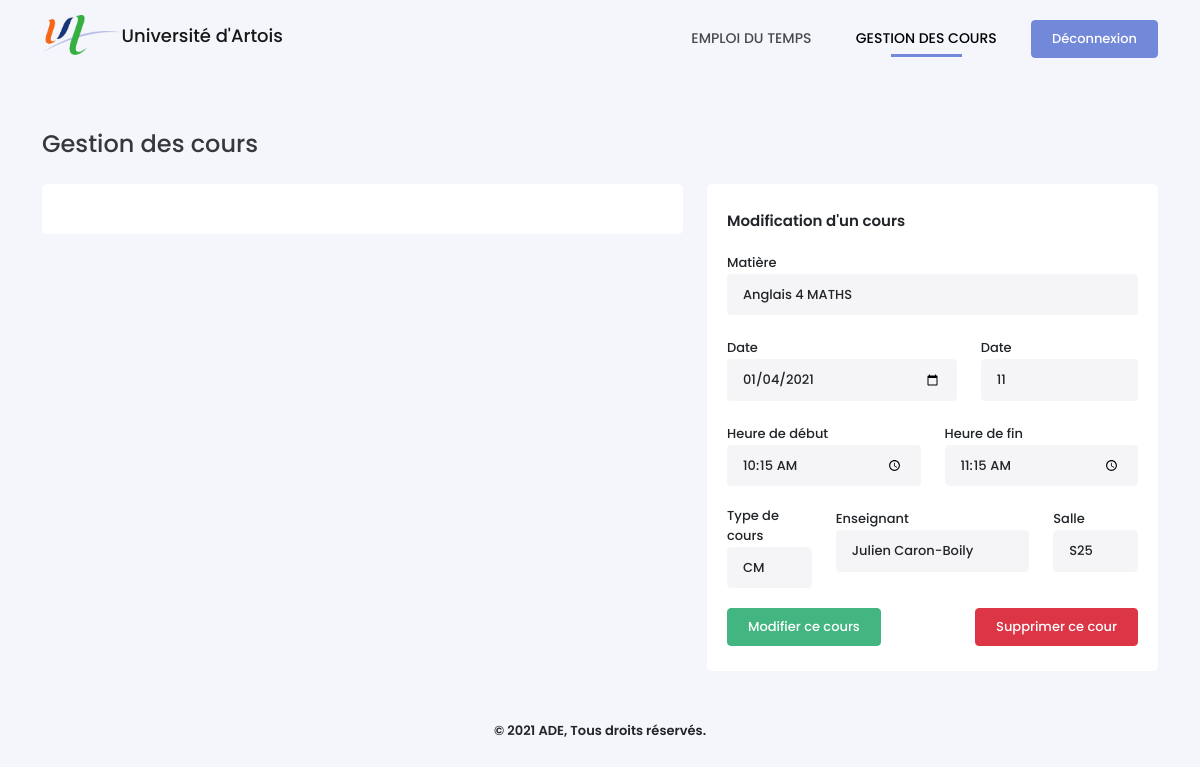
The app's page /gestion.php?courID=1 (signed in) with its own data.
### tables this page shows
CREATE TABLE Cours (
    CourID INTEGER PRIMARY KEY AUTOINCREMENT,
    DateDebut VARCHAR(30) NOT NULL,
    NbSemaines INTEGER NOT NULL,
    HeureDebut time NOT NULL,
    HeureFin time NOT NULL,
    TypeID INTEGER NOT NULL,
    SalleID INTEGER NOT NULL,
    UsagerID INTEGER NOT NULL,
    MatiereID INTEGER NOT NULL,
    CONSTRAINT cour_type_fk FOREIGN KEY (TypeID) REFERENCES TypeCours(TypeID) ON DELETE CASCADE,
    CONSTRAINT cour_salle_fk FOREIGN KEY (SalleID) REFERENCES Salles(SalleID) ON DELETE CASCADE
    CONSTRAINT cour_enseignant_fk FOREIGN KEY (UsagerID) REFERENCES Usagers(UsagerID) ON DELETE CASCADE,
    CONSTRAINT cour_matiere_fk FOREIGN KEY (MatiereID) REFERENCES Matieres(MatiereID) ON DELETE CASCADE
);

CREATE TABLE TypeCours (
    TypeID INTEGER PRIMARY KEY AUTOINCREMENT,
    NomType VARCHAR NOT NULL
);

CREATE TABLE Salles (
    SalleID INTEGER PRIMARY KEY AUTOINCREMENT,
    NomSalle VARCHAR NOT NULL
);

### gestion.php (the view, shortened to what this page needs)
<?php
require_once('./src/Planning/FormEvent.php');
?>
<!DOCTYPE html>
<html lang="fr-FR">
<head>
    <link type="text/css" rel="stylesheet" href="./assets/css/icons.min.css">
    <link type="text/css" rel="stylesheet" href="./assets/css/bootstrap.min.css">
    <link type="text/css" rel="stylesheet" href="./assets/css/style.css">
</head>
<body>
    <?php require_once('./views/header.php') ?>
    <div class="container">
        <h4>Gestion des cours</h4>
        <div class="row">
            <div class="col-md-7">
                <div class="box-content">
                </div>
            </div>
            <div class="col-md-5">
                <div class="box-content">
                    <?php
                    $cEvents = $bdd->prepare('SELECT * FROM Cours WHERE CourID = :id');
                    $cEvents->execute(array(':id' => isset($_GET['courID']) ? $_GET['courID'] : ''));
                    $cEvent = $cEvents->fetch();
                    if(empty($_GET['courID'])) {?>
                    <div class="content-title">Ajouter un cours</div>
                    <form method="POST" id="form_addEvent">
                        <div class="alert" style="display:none"></div>
                        <div class="row">
                            <div class="form-group">
                                <label for="matter">Matière</label>
                                <select name="matter" id="" class="form-control">
                                    <?php
                                    $option = '';
                                    if($_SESSION['rang'] == 2) {
                                        $option = 'INNER JOIN Enseigne ON Matieres.MatiereID = Enseigne.MatiereID AND UsagerID = "'.$_SESSION['id'].'"';
                                    }
                                    $sMatieres = $bdd->query('SELECT * FROM Matieres '.$option. ' ORDER BY NomMatiere');
                                    while($aMatieres = $sMatieres->fetch()) {
                                        echo '<option value="'.$aMatieres['MatiereID'].'">'.htmlspecialchars($aMatieres['NomMatiere']).'</option>';
                                    } ?>
                                </select>
                            </div>
                            <div class="col-md-7 form-group" id="firstdate">
                                <label for="firstdate">Date</label>
                                <input type="date" name="firstdate" class="form-control">
                                <small class="invalid-feedback"></small>
                            </div>
                            <div class="col-md-5 form-group" id="nbweek">
                                <label for="nbweek">Nombre de semaine</label>
                                <input type="number" name="nbweek" class="form-control" value="1">
                                <small class="invalid-feedback"></small>
                            </div>
                            <div class="col-md-6 form-group" id="start">
                                <label for="start">Heure de début</label>
                                <input type="time" name="start" class="form-control">
                                <small class="invalid-feedback"></small>
                            </div>
                            <div class="col-md-6 form-group" id="end">
                                <label for="end">Heure de fin</label>
                                <input type="time" name="end" class="form-control">
                                <small class="invalid-feedback"></small>
                            </div>
                            <div class="col-md-3 form-group">
                                <label for="type">Type de cours</label>
                                <select name="type" class="form-control">
                                    <?php $query = $bdd->query('SELECT * FROM TypeCours');
                                        while ($row = $query->fetch()){
                                            echo '<option value="' . $row['TypeID'].'">' . htmlspecialchars($row['NomType']) . '</option>';
                                        }
                                    ?>
                                </select>
                            </div>
                            <div class="col-md-6 form-group">
                                <label for="user">Enseignant</label>
                                <select name="user" class="form-control">
                                    <?php if($_SESSION['rang'] == 2) {
                                            $sql = 'AND UsagerID = "'.$_SESSION['id'].'"';
                                        } else {
                                            $sql = '';
                                        }
                                        $query = $bdd->query('SELECT * FROM Usagers WHERE RangID = 2 ' . $sql);
                                        while ($row = $query->fetch()){
                                            echo '<option value="' .$row['UsagerID'] .'">' . $row['Prenom'] . ' ' .  $row['Nom'] . '</option>';
                                        }
                                    ?>
                                </select>
                            </div>
                            <div class="col-md-3 form-group">
                                <label for="room">Salle</label>
                                <select name="room" class="form-control">
                                    <?php $query = $bdd->query('SELECT * FROM Salles');
                                        while ($row = $query->fetch()){
                                            echo '<option value="' . $row['SalleID'].'">' . $row['NomSalle'] . '</option>';
                                        }
                                    ?>
                                </select>
                            </div>
                        </div>
                        <input type="submit" name="add_event" value="Programmer ce cours" class="btn btn-success">
                    </form>
                    <?php } else { ?>
                    <div class="content-title">Modification d'un cours</div>
                    <form method="POST" id="form_updateEvent">
                        <div class="row">
                            <div class="form-group">
                                <label for="matter">Matière</label>
                                <select name="matter" id="" class="form-control">
                                    <?php
                                    $option = '';
                                    if($_SESSION['rang'] == 2) {
                                        $option = 'INNER JOIN Enseigne ON Matieres.MatiereID = Enseigne.MatiereID AND UsagerID = "'.$_SESSION['id'].'"';
                                    }
                                    $sMatieres = $bdd->query('SELECT * FROM Matieres '.$option. ' ORDER BY NomMatiere');
                                    while($row = $sMatieres->fetch()) {
                                        echo '<option value="'.$row['MatiereID'].'"'.($cEvent['MatiereID'] == $row['MatiereID'] ? ' selected' : '').'>'.htmlspecialchars($row['NomMatiere']).'</option>';
                                    } ?>
                                </select>
                            </div>
                            <div class="col-md-7 form-group" id="firstdate">
                                <label for="firstdate">Date</label>
                                <input type="date" name="firstdate" class="form-control" value="<?= date('Y-m-d', $cEvent['DateDebut']) ?>">
                            </div>
                            <div class="col-md-5 form-group" id="nbweek">
                                <label for="nbweek">Date</label>
                                <input type="number" name="nbweek" class="form-control" value="<?= $cEvent['NbSemaines'] ?>">
                            </div>
                            <div class="col-md-6 form-group" id="start">
                                <label for="start">Heure de début</label>
                                <input type="time" name="start" class="form-control" value="<?= $cEvent['HeureDebut'] ?>">
                            </div>
                            <div class="col-md-6 form-group" id="end">
                                <label for="end">Heure de fin</label>
                                <input type="time" name="end" class="form-control" value="<?= $cEvent['HeureFin'] ?>">
                            </div>
                            <div class="col-md-3 form-group">
                                <label for="type">Type de cours</label>
                                <select name="type" class="form-control">
                                    <?php $query = $bdd->query('SELECT * FROM TypeCours');
                                        while ($row = $query->fetch()){
                                            echo '<option value="'.$row['TypeID'].'"'.($cEvent['TypeID'] == $row['TypeID'] ? ' selected' : '').'>'.htmlspecialchars($row['NomType']).'</option>';
                                        }
                                    ?>
                                </select>
                            </div>
                            <div class="col-md-6 form-group">
                                <label for="user">Enseignant</label>
                                <select name="user" class="form-control">
                                    <?php if($_SESSION['rang'] == 2) {
                                            $sql = 'AND UsagerID = "'.$_SESSION['id'].'"';
                                        } else {
                                            $sql = '';
                                        }
                                        $query = $bdd->query('SELECT * FROM Usagers WHERE RangID = 2 ' . $sql);
                                        while ($row = $query->fetch()){
                                            echo '<option value="'.$row['UsagerID'].'"'.($cEvent['UsagerID'] == $row['UsagerID'] ? ' selected' : '').'>'.$row['Prenom'].' '.$row['Nom'].'</option>';
                                        }
                                    ?>
                                </select>
                            </div>
                            <div class="col-md-3 form-group">
                                <label for="room">Salle</label>
                                <select name="room" class="form-control">
                                    <?php $query = $bdd->query('SELECT * FROM Salles');
                                        while ($row = $query->fetch()){
                                            echo '<option value="'.$row['SalleID'].'"'.($cEvent['SalleID'] == $row['SalleID'] ? ' selected' : '').'>'.$row['NomSalle'].'</option>';
                                        }
                                    ?>
                                </select>
                            </div>
                        </div>
                        <input type="submit" name="update_event" value="Modifier ce cours" class="btn btn-success">
                        <a href="?removeEventID=<?= $cEvent['CourID'] ?>" class="btn btn-danger" style="float:right">Supprimer ce cour</a>
                    </form>
                    <?php } ?>
                </div>
            </div>
        </div>
    </div>
    <?php require_once('./views/footer.php') ?>
</body>
</html>

### assets/css/style.css (style rules this page uses)
* { box-sizing: border-box; outline: none; -webkit-tap-highlight-color: rgba(0, 0, 0, 0); }
body { font-family: Poppins, sans-serif; background-color: #F5F6FB; margin: 0; padding: 0; }
.container { min-width: 80%; }
.container h4 { opacity: .9; margin-bottom: 25px; }
.btn { font-weight: 500; font-size: 13px; padding: 8px 20px; }
.btn-success { background-color: #43B581; border-color: #43B581; }
.box-content { position: relative; width: 100%; padding: 25px 20px; background-color: #fff; border-radius: 5px; margin-bottom: 30px; }
.box-content::after { content: ''; clear: both; display: table; }
.content-title { font-size: 15px; display: inline-block; position: relative; font-weight: 600; height: 40px; }
.form-group { margin-bottom: 20px; position: relative; min-height: 60px; }
label { font-size: 13px; font-weight: 500; }
.form-control, .form-control:focus { background-color: #F5F5F7; border-color: #F5F5F7; font-size: 13px; font-weight: 500; padding: 10px 15px; }

### records on screen
cours: firstdate "01/04/2021", nbweek "11", start "10:15", end "11:15", type "CM", room "S25"

### other values on screen
form field matter "Anglais 4 MATHS"
form field user "Julien Caron-Boily"
